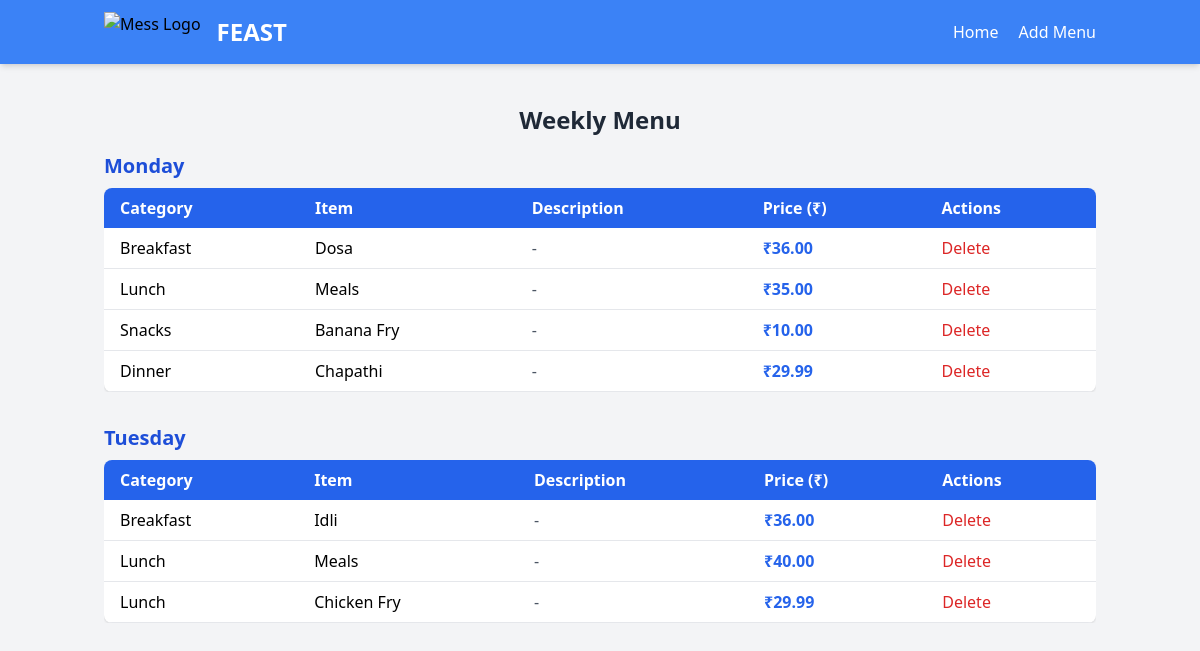
The app's page /menu/ (signed in) with its own data.
### feast/models.py (models this page shows, shortened)
class Menu(models.Model):
    DAYS_OF_WEEK = [
        ('monday', 'Monday'),
        ('tuesday', 'Tuesday'),
        ('wednesday', 'Wednesday'),
        ('thursday', 'Thursday'),
        ('friday', 'Friday'),
        ('saturday', 'Saturday'),
        ('sunday', 'Sunday'),
    ]
    CATEGORY_CHOICES = [
        ('breakfast', 'Breakfast'),
        ('lunch', 'Lunch'),
        ('snacks', 'Snacks'),
        ('dinner', 'Dinner'),
    ]
    day = models.CharField(max_length=100, choices=DAYS_OF_WEEK)  # <-- Add choices here for clarity
    name = models.CharField(max_length=100)  # <- You missed this field
    description = models.TextField(blank=True, null=True)
    price = models.DecimalField(max_digits=6, decimal_places=2)
    category = models.CharField(max_length=10, choices=CATEGORY_CHOICES)
    available = models.BooleanField(default=True)
    created_at = models.DateTimeField(auto_now_add=True)

### feast/views.py (the view)
# urls.py: path('menu/', menu_list, name='menu_list'),
def menu_list(request):
    menu_items = Menu.objects.all()
    return render(request, 'menu_list.html', {'menu_items': menu_items})

### templates/menu_list.html (shortened to what this page needs)
<!DOCTYPE html>
<html lang="en">
<head>
  <script src="https://cdn.tailwindcss.com"></script>
</head>
<body class="bg-gray-100 min-h-screen">
  <nav class="bg-blue-500 shadow-md">
    <div class="container mx-auto px-4 py-3 flex justify-between items-center">
        <div class="flex items-center">
            <img src="FEAST.JPG" alt="Mess Logo" class="h-10 mr-4">
            <h1 class="text-2xl font-bold text-white">FEAST</h1>
        </div>
        <div class="space-x-4">
            <a href="{% url 'home' %}" class="text-white hover:text-blue-600 font-medium">Home</a>
            {% if user.is_superuser %}
            <a href="{% url 'add_menu_item' %}" class="text-white hover:text-blue-600 font-medium">Add Menu</a>
            {% endif %}
        </div>
    </div>
</nav>
  <div class="container mx-auto mt-6 p-4">
    <h1 class="text-2xl font-bold text-center text-gray-800 mb-4">Weekly Menu</h1>
    {% regroup menu_items by day as day_menu %}
    {% for day_group in day_menu %}
      <div class="mb-8">
        <h2 class="text-xl font-semibold text-blue-700 mb-2 capitalize">{{ day_group.grouper }}</h2>
        <div class="overflow-x-auto">
          <table class="w-full bg-white rounded-lg shadow overflow-hidden text-left">
            <thead class="bg-blue-600 text-white">
              <tr>
                <th class="px-4 py-2">Category</th>
                <th class="px-4 py-2">Item</th>
                <th class="px-4 py-2">Description</th>
                <th class="px-4 py-2">Price (₹)</th>
                <th class="px-4 py-2">Actions</th>
              </tr>
            </thead>
            <tbody>
              {% for item in day_group.list %}
                <tr class="border-b hover:bg-gray-50">
                  <td class="px-4 py-2 capitalize">{{ item.category }}</td>
                  <td class="px-4 py-2">{{ item.name }}</td>
                  <td class="px-4 py-2 text-gray-600">{{ item.description|default:"-" }}</td>
                  <td class="px-4 py-2 font-semibold text-blue-600">₹{{ item.price }}</td>
                  <td class="px-4 py-2">
                    {% if user.is_superuser %}
                      <a href="{% url 'delete_menu_item' item.id %}" class="text-red-600 hover:underline">Delete</a>
                    {% else %}
                      <a href="{% url 'buy_menu_item' item.id %}" class="text-green-600 hover:underline">Buy</a>
                    {% endif %}
                  </td>
                </tr>
              {% endfor %}
            </tbody>
          </table>
        </div>
      </div>
    {% endfor %}
  </div>
</body>
</html>

### records on screen
Menu: grouper "Monday", category "Breakfast", name "Dosa", description "-", price "36.00"
Menu: category "Lunch", name "Meals", description "-", price "35.00"
Menu: category "Snacks", name "Banana Fry", description "-", price "10.00"
Menu: category "Dinner", name "Chapathi", description "-", price "29.99"
Menu: grouper "Tuesday", category "Breakfast", name "Idli", description "-", price "36.00"
Menu: category "Lunch", name "Meals", description "-", price "40.00"
Menu: category "Lunch", name "Chicken Fry", description "-", price "29.99"
